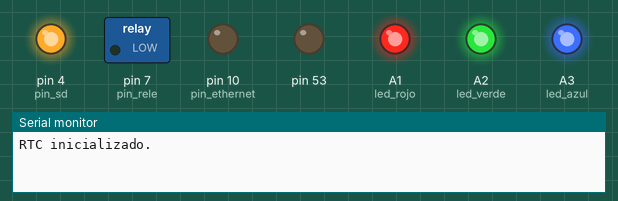
A program run on a simulated Arduino Mega 2560, built with avr-gcc and run on an emulated ATmega2560. On the bench: switched loads named in the program (green lamp = pin HIGH), output pins drawn as LEDs (lit = HIGH), the last lines printed to the serial monitor. WiFi joins after 1.5 s; servers stay silent unless stated; uploads are accepted with an empty reply; the local clock reads 2024-03-15 10:24:30 at power-on unless the program sets it; storage starts empty.

Above: at 1.1 s.
At 2.6 s:
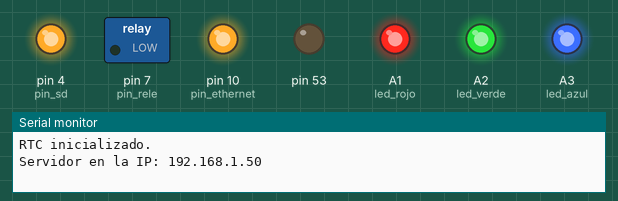
At 4.6 s:
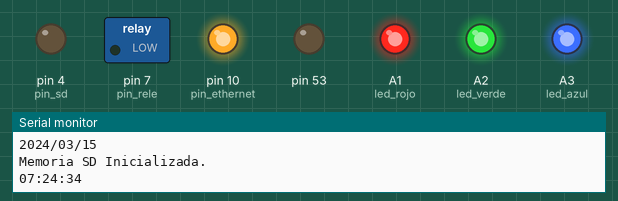
Timing chart, 0 to 41.1 s (numbered marks = the images above):
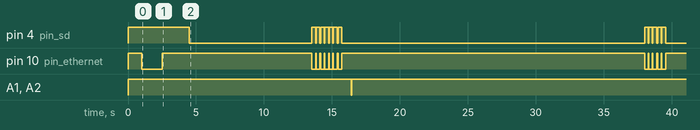

The program:

main.cpp
```cpp
/* /////////////////////////////////// LIBRERIAS ////////////////////////////////////////////// */

#include <Arduino.h>
#include <stdlib.h>
#include <string.h>
#include <Ethernet.h>
#include <EthernetUdp.h>
#include <Wire.h>
#include <RTClib.h>
#include <SPI.h>
#include <SD.h>

/* /////////////////////////////////// VARIABLES ////////////////////////////////////////////// */

int led_rojo = A1;
int led_verde = A2;
int led_azul = A3;

int estado_led_amarillo = 0;
int estado_led_rojo = 0;

int pin_rele = 7;
int pin_sd = 4;
int pin_ethernet = 10;

int contador_backup = 0;
int contador_backup_limite = 10; // 900 segundos (15 minutos)
bool realizar_backup = false;
int estado_backup = 0;
bool datos_guardados = false;
int contador_datos_guardados = 0;

// Sincronizacion para el RTC
int contador_sincronizacion = 0;
int contador_sincronizacion_limite = 3600; // Sincronizar cada 3600 segundos = 1 hora
bool sincronizar_rtc = false;

bool timbre_encendido = false; // Indica si el timbre esta sonando
bool timbre_activo = true;     // Indica si el timbre esta activado (por ejemplo los sabados y los domingos no esta activado)
bool dia_apagado = false;
int contador_timer = 0;
int contador_timer_limite = 0;

unsigned long millisPrevios = 0;
const unsigned long intervalo = 1000;

// RTC
RTC_DS3231 rtc;
char dias_semana[7][12] = {"Domingo", "Lunes", "Martes", "Miercoles", "Jueves", "Viernes", "Sabado"};

// API
int puerto_api = 4000;
char api_ip[] = "18.191.196.128";
String endpoints[] = {
    "/timbre/exportar/horarios",
    "/timbre/exportar/eventos",
    "/timbre/exportar/apagado"};

int api_intentos_limite = 5; // Limite de peticiones para conectarse a la API.
int api_intentos = 0;        // Contador de peticiones a la API
bool api_error_led = false;  // LED para indicar por si no se pudo conectar a la API

// Arduino
IPAddress ip(0, 0, 0, 0); // IP del Arduino
byte mac[] = {0xDE, 0xAD, 0xBE, 0xEF, 0xFE, 0xED};
IPAddress dns(192, 168, 0, 1);

EthernetClient client;

/* /////////////////////////////////// FUNCIONES ////////////////////////////////////////////// */

void inicializarEthernet();
void inicializarSD();
void inicializarRTC();

void activarSD();
void activarEthernet();

void sincronizarRTCconNTP();
void backup(String endpoint);
bool es_hora(String linea);
String extraer_nombre(String string);

void timbre();
void encender_timbre(int segundos);
void peticion_http(String endpoint);
void salvar_archivo(String nombreArchivo);

String obtener_hora(DateTime tiempo_ahora);
String obtener_fecha(DateTime tiempo_ahora);

/* /////////////////////////////////// CODIGO PRINCIPAL /////////////////////////////////// */

// funcion para encender o apagar el LED
void led(int r, int g, int b) {
  analogWrite(led_rojo, r);
  analogWrite(led_verde, g);
  analogWrite(led_azul, b);
}

void setup()
{
  Serial.begin(9600);

  // LEDS
  pinMode(led_rojo, OUTPUT);
  pinMode(led_verde, OUTPUT);
  pinMode(led_azul, OUTPUT);

  analogWrite(led_rojo, 255);
  analogWrite(led_verde, 255);
  analogWrite(led_azul, 255);

  // RELE
  pinMode(pin_rele, OUTPUT);
  digitalWrite(pin_rele, LOW);

  // MODULOS EXTERNOS
  pinMode(53, OUTPUT);
  pinMode(pin_sd, OUTPUT);
  pinMode(pin_ethernet, OUTPUT);

  digitalWrite(pin_sd, HIGH);
  digitalWrite(pin_ethernet, HIGH);

  // RTC
  inicializarRTC();

  delay(1000); // Espera a que inicie

  // CONEXION ETHERNET
  digitalWrite(pin_ethernet, LOW);
  inicializarEthernet();
  digitalWrite(pin_ethernet, HIGH);

  delay(1000); // Espera a que inicie

  // SINCRONIZACIÓN NTP
  sincronizarRTCconNTP();

  // MEMORIA SD
  digitalWrite(pin_sd, LOW);
  inicializarSD();
  digitalWrite(pin_sd, HIGH);

  /* //////////// TIMERS ////////// */

  // TIMER 1 (1 segundo)
  TCCR1A = 0;
  TCCR1B = 0;
  OCR1A = 62499;
  TCCR1B |= (1 << WGM12);
  TCCR1B |= (1 << CS12);
  TIMSK1 |= (1 << OCIE1A);

  // TIMER 3 (100 milisegundos)
  TCCR3A = 0;
  TCCR3B = 0;
  OCR3A = 6249;
  TCCR3B |= (1 << WGM32); // Modo CTC
  TCCR3B |= (1 << CS32);  // Prescaler 256
  TIMSK3 |= (1 << OCIE3A);

  sei();
}

volatile int crdig = 0;

ISR(TIMER1_COMPA_vect)
{
  contador_sincronizacion++;
  contador_backup++;
  crdig++;

  if (timbre_encendido)
  {
    contador_timer++;
  }
}

ISR(TIMER3_COMPA_vect)
{
  if (datos_guardados && !api_error_led) {
    contador_datos_guardados++;
    estado_led_amarillo = !estado_led_amarillo;

    if (estado_led_amarillo == true) {
      led(0, 0, 255);
    } else {
      led(255, 255, 255);
    }

    if (contador_datos_guardados >= 10) {
      datos_guardados = false;
      contador_datos_guardados = 0;

      led(255, 255, 255);
    }
  }

  if (api_error_led)
  {
    estado_led_rojo = !estado_led_rojo;

    if (estado_led_rojo == true) {
      led(0, 255, 255);
    } else {
      led(255, 255, 255);
    }
  }
}

void loop()
{
  // Si el tibre esta desactivado, no hacemos nada (Sabados y Domingos)
  if (!timbre_activo)
  {
    return;
  }

  if (contador_sincronizacion >= contador_sincronizacion_limite)
  {
    int segundo = rtc.now().second();

    // Sincroniza sólo si no está justo al inicio de un nuevo minuto (para evitar problemas)
    if (segundo > 7 && segundo < 45)
    {
      sincronizar_rtc = true;
    }
  }

  if (sincronizar_rtc)
  {
    Serial.println("Sincronizando RTC con NTP...");
    activarEthernet();      // Usá Ethernet
    sincronizarRTCconNTP(); // Sincronizá con NTP
    activarSD();            // Volvé a SD
    sincronizar_rtc = false;
    contador_sincronizacion = 0;
  }

  unsigned long currentMillis = millis();

  if (currentMillis - millisPrevios >= intervalo)
  {
    millisPrevios = currentMillis; // Reinicia el contador

    timbre();
  }

  // APAGADO DEL TIMBRE
  if (contador_timer >= contador_timer_limite)
  {
    contador_timer = 0;
    timbre_encendido = false;
    led(255, 255, 255);
    digitalWrite(pin_rele, LOW);
  }

  if (contador_backup >= contador_backup_limite)
  {
    int segundo = rtc.now().second();

    if (segundo > 7 && segundo < 45)
    {
      realizar_backup = true;
    }
  }

  if (realizar_backup)
  {
    if (estado_backup == 0)
    {
      Serial.println("Iniciando backup...");
      Serial.println("-------------------");

      backup(endpoints[0]);

      if (crdig >= 1)
      {
        estado_backup = 1;
        crdig = 0;
      }
    }

    if (estado_backup == 1)
    {
      backup(endpoints[1]);

      if (crdig >= 1)
      {
        estado_backup = 2;
        crdig = 0;
      }
    }

    if (estado_backup == 2)
    {
      backup(endpoints[2]);

      if (crdig >= 1)
      {
        estado_backup = 3;
        crdig = 0;
      }
    }

    if (estado_backup == 3)
    {
      Serial.println("-----------------");
      Serial.println("Backup terminado.");
      datos_guardados = true;

      realizar_backup = false;
      estado_backup = 0;
      contador_backup = 0;
    }
  }
}

void timbre()
{
  DateTime tiempo_ahora = rtc.now();

  String dia = dias_semana[tiempo_ahora.dayOfTheWeek()];
  String hora = obtener_hora(tiempo_ahora);
  String fecha = obtener_fecha(tiempo_ahora);

  // if(dia == "Domingo" || dia == "Sabado") {
  //   timbre_activo = false;
  //   Serial.println("Hoy es " + dia + " por lo tanto el timbre no estara activo.");
  //   return;
  // }

  String linea;
  String db_fecha;
  String db_hora;
  String db_segundos;

  Serial.println(hora);
  activarSD();

  File dias_apagado = SD.open("apagado.txt", FILE_READ);

  while (dias_apagado.available())
  {
    linea = dias_apagado.readStringUntil('\n');

    db_fecha = linea.substring(0, 10);

    if (db_fecha == fecha)
    {
      dia_apagado = true;
      break;
    }
    else
    {
      dia_apagado = false;
    }
  }

  dias_apagado.close();

  File eventos = SD.open("eventos.txt", FILE_READ);

  while (eventos.available())
  {
    if (dia_apagado)
    {
      return;
    }

    linea = eventos.readStringUntil('\n');

    db_fecha = linea.substring(0, 10);
    db_hora = linea.substring(11, 19);
    db_segundos = linea.substring(20, 21); // Tiempos de encendido del timbre

    if (db_fecha == fecha && db_hora == hora)
    {
      encender_timbre(db_segundos.toInt());
    }
  }

  eventos.close();

  File horarios = SD.open("horarios.txt", FILE_READ);

  while (horarios.available())
  {
    if (dia_apagado)
    {
      return;
    }

    linea = horarios.readStringUntil('\n');

    db_hora = linea.substring(0, 8);
    db_segundos = linea.substring(9, 10); // Tiempos de encendido del timbre

    if (db_hora == hora)
    {
      encender_timbre(db_segundos.toInt());
    }
  }

  horarios.close();
}

void encender_timbre(int segundos)
{
  timbre_encendido = true;
  contador_timer_limite = segundos;
  led(255, 0, 255);
  digitalWrite(pin_rele, HIGH);
}

void inicializarEthernet()
{
  Ethernet.begin(mac);

  if (Ethernet.hardwareStatus() == EthernetNoHardware)
  {
    Serial.println("No se encontro el hardware para la conexion por Ethernet. Conecte el hardware y reinicie el Arduino.");
    while (true)
    {
      delay(1);
    }
  }
  if (Ethernet.linkStatus() == LinkOFF)
  {
    Serial.println("El cable Ethernet no esta conectado.");
  }

  Serial.print("Servidor en la IP: ");
  Serial.println(Ethernet.localIP());
}

void activarEthernet()
{
  digitalWrite(pin_sd, HIGH);
  digitalWrite(pin_ethernet, LOW);
}

void inicializarSD()
{
  if (!SD.begin(pin_sd))
  {
    Serial.println("Error al inicializar la memoria SD.");
    return;
  }
  else
  {
    Serial.println("Memoria SD Inicializada.");
  }
}

void activarSD()
{
  digitalWrite(pin_sd, LOW);
  digitalWrite(pin_ethernet, HIGH);
}

void inicializarRTC()
{
  Wire.begin();

  if (!rtc.begin())
  {
    Serial.println("Error al inicializar el RTC. No se puede encender el timbre.");
    while (1)
      ;
  }

  Serial.println("RTC inicializado.");
}

String extraer_nombre(String string)
{
  int lastSlash = string.lastIndexOf('/');
  String fileName = "";
  if (lastSlash != -1)
  {
    fileName = String(string.substring(lastSlash + 1) + ".txt");
  }

  return fileName;
}

bool es_hora(String campo)
{
  // Se asume que el campo contiene la hora en formato 24 horas ("HH:MM:SS")
  // Verifica que el campo tenga al menos 8 caracteres y los dos puntos en las posiciones correctas.
  campo.trim();
  if (campo.length() < 8)
    return false;
  if (campo.charAt(2) != ':' || campo.charAt(5) != ':')
    return false;
  // Opcionalmente se podría validar que los caracteres sean dígitos en posiciones específicas.
  return true;
}

String obtener_hora(DateTime tiempo_ahora)
{
  String hora = String(tiempo_ahora.hour());
  String minuto = String(tiempo_ahora.minute());
  String segundo = String(tiempo_ahora.second());

  hora = hora.length() == 1 ? "0" + hora : hora;
  minuto = minuto.length() == 1 ? "0" + minuto : minuto;
  segundo = segundo.length() == 1 ? "0" + segundo : segundo;

  return hora + ":" + minuto + ":" + segundo;
}

String obtener_fecha(DateTime tiempo_ahora)
{
  String anio = String(tiempo_ahora.year());
  String mes = String(tiempo_ahora.month());
  String dia = String(tiempo_ahora.day());

  mes = mes.length() == 1 ? "0" + mes : mes;
  dia = dia.length() == 1 ? "0" + dia : dia;

  return anio + "/" + mes + "/" + dia;
}

void backup(String endpoint)
{
  activarEthernet();

  if (!client.connect(api_ip, puerto_api))
  {
    Serial.println("Error intentando conectarse a la API.");
    api_error_led = true;
    return;
  }

  api_error_led = false;

  String nombreArchivo = extraer_nombre(endpoint);

  peticion_http(endpoint);

  salvar_archivo(nombreArchivo);

  client.stop();
}

void peticion_http(String endpoint)
{
  // Peticion a la API
  client.println("GET " + endpoint + " HTTP/1.1");
  client.println("Host: " + String(api_ip) + ":" + puerto_api);
  client.println("Connection: close");
  client.println();

  // Eliminamos datos innecesarios de la peticion
  while (client.available())
  {
    String headerLine = client.readStringUntil('\n');
    if (headerLine == "\r")
    {
      break;
    }
  }
}

void salvar_archivo(String nombreArchivo)
{
  // Activamos la memoria SD
  activarSD();

  // Si el archivo existe, lo borramos para poder actualizarlo
  if (SD.exists(nombreArchivo))
  {
    SD.remove(nombreArchivo);
  }

  // Creamos el archivo
  File archivo = SD.open(nombreArchivo, FILE_WRITE);

  if (archivo)
  {
    Serial.println("Archivo " + nombreArchivo + " creado.");
  }
  else
  {
    Serial.println("Error al crear archivo " + nombreArchivo + ".");
  }

  while (client.connected() || client.available())
  {
    if (client.available())
    {
      String linea = client.readStringUntil('\n');
      linea.trim();

      if (linea.length() == 0 || linea.equalsIgnoreCase("b") || (linea.length() <= 2 && linea.toInt() > 0))
      {
        continue;
      }

      bool campo_valido = false;
      int startIndex = 0;
      int indexComma = linea.indexOf(',', startIndex);
      while (indexComma != -1)
      {
        String campo = linea.substring(startIndex, indexComma);
        campo.trim();
        if (es_hora(campo))
        {
          campo_valido = true;
          break;
        }
        startIndex = indexComma + 1;
        indexComma = linea.indexOf(',', startIndex);
      }
      if (!campo_valido && startIndex < linea.length())
      {
        String campo = linea.substring(startIndex);
        campo.trim();
        if (es_hora(campo))
        {
          campo_valido = true;
        }
      }

      if (campo_valido)
      {
        archivo.println(linea);
      }
    }
  }

  archivo.close();
}

/* /////////////////////////////////// SINCRONIZACIÓN NTP /////////////////////////////////// */

EthernetUDP Udp;
const int NTP_PACKET_SIZE = 48;
byte packetBuffer[NTP_PACKET_SIZE];
IPAddress timeServer(129, 6, 15, 28); // time.nist.gov

void sincronizarRTCconNTP()
{
  Udp.begin(8888);
  Serial.println("Solicitando hora NTP...");

  memset(packetBuffer, 0, NTP_PACKET_SIZE);
  packetBuffer[0] = 0b11100011;
  packetBuffer[1] = 0;
  packetBuffer[2] = 6;
  packetBuffer[3] = 0xEC;
  packetBuffer[12] = 49;
  packetBuffer[13] = 0x4E;
  packetBuffer[14] = 49;
  packetBuffer[15] = 52;

  Udp.beginPacket(timeServer, 123);
  Udp.write(packetBuffer, NTP_PACKET_SIZE);
  Udp.endPacket();

  delay(1000);

  if (Udp.parsePacket())
  {
    Udp.read(packetBuffer, NTP_PACKET_SIZE);

    unsigned long highWord = word(packetBuffer[40], packetBuffer[41]);
    unsigned long lowWord = word(packetBuffer[42], packetBuffer[43]);
    unsigned long secsSince1900 = highWord << 16 | lowWord;

    const unsigned long seventyYears = 2208988800UL;
    unsigned long epoch = secsSince1900 - seventyYears;

    epoch -= 3 * 3600; // GMT-3

    DateTime ntpTime = DateTime(epoch);
    rtc.adjust(ntpTime);

    Serial.println("RTC sincronizado con hora NTP:");
    Serial.println(obtener_hora(ntpTime));
    Serial.println(obtener_fecha(ntpTime));
  }
  else
  {
    Serial.println("No se pudo obtener la hora por NTP.");
  }
}
```

Measured:
- by itself, A1 (led_rojo), A2 (led_verde): HIGH → LOW at 16.4 s, → HIGH 0.03 s later
